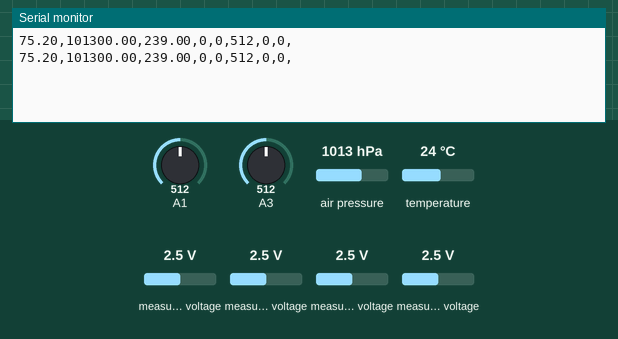
Recording of a sketch running on a simulated Arduino Uno, built with avr-gcc and run on an emulated ATmega328P. On the bench: the last lines printed to the serial monitor. The test bench sets the inputs (shaded band); at power-on: air pressure 1013 hPa, A1 = 512, A3 = 512, temperature 24 °C, measured voltage 2.5 V.

Above: at 10.8 s.
10.9 s: air pressure set to 952 hPa
At 20.7 s:
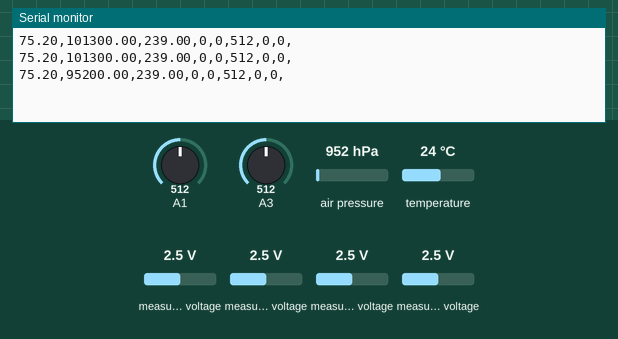
20.9 s: A1 set to 716
At 30.5 s:
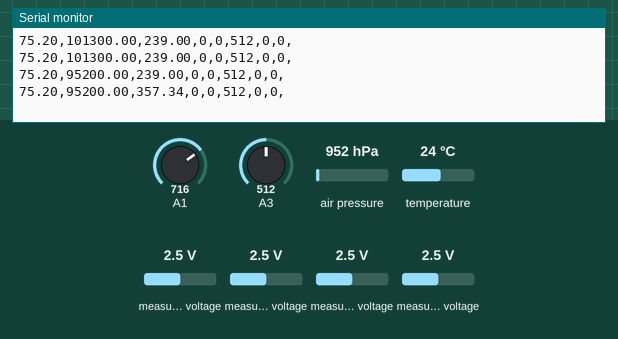
30.9 s: A3 set to 716
At 40.7 s:
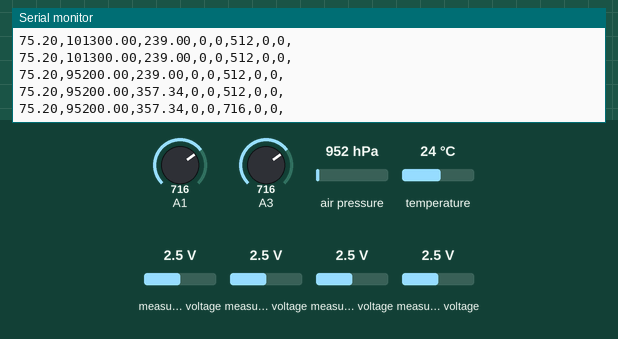
40.9 s: temperature set to 12 °C
At 50.7 s:
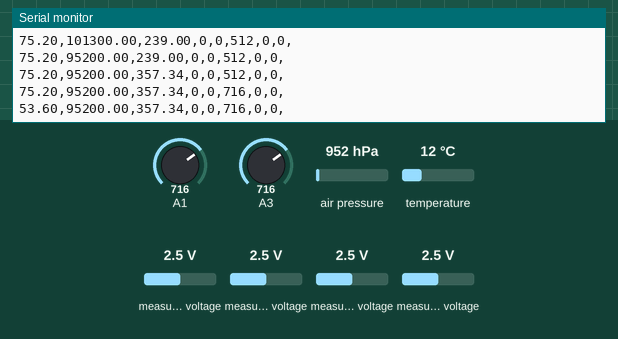
50.9 s: A1 set to 992
At 60.7 s:
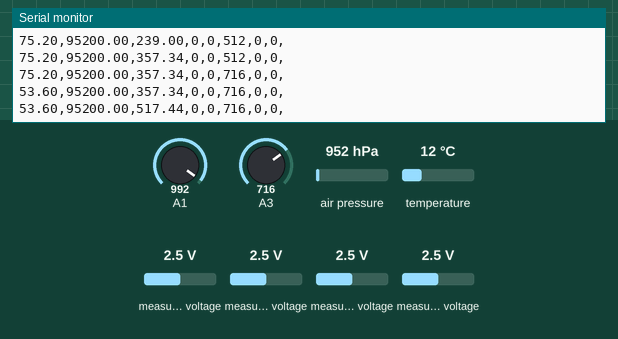
60.9 s: A3 set to 992
At 71.2 s:
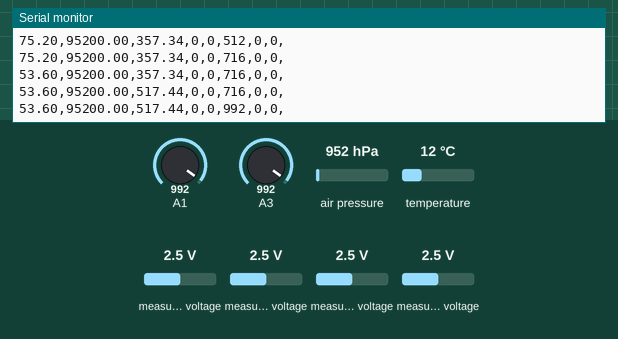
Timing chart, 0 to 71.9 s (numbered marks = the images above; inputs shaded):
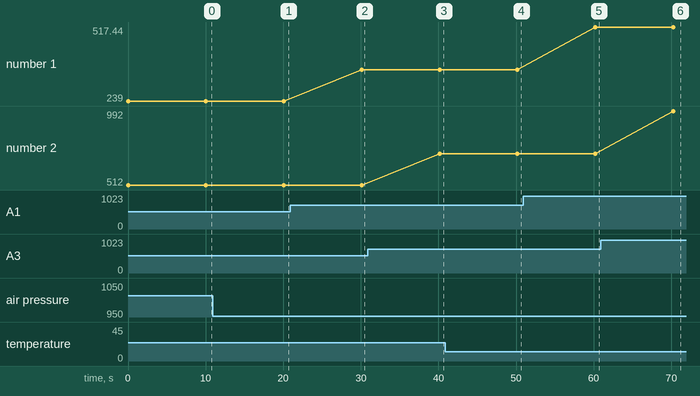

Measured:
- after the input at 10.9 s, the serial monitor: prints a new line after 9.2 s (image 1)
- after the input at 20.9 s, the serial monitor: prints a new line after 9.2 s (image 2)
- after the input at 30.9 s, the serial monitor: prints a new line after 9.3 s (image 3)
- after the input at 40.9 s, the serial monitor: prints a new line after 9.3 s (image 4)
- after the input at 50.9 s, the serial monitor: prints a new line after 9.3 s (image 5)
- after the input at 60.9 s, the serial monitor: prints a new line after 9.4 s (image 6)
- plotted number 1: 239 → 357.34 after the input at 20.9 s, 357.34 → 517.44 after the input at 50.9 s
- plotted number 2: 512 → 716 after the input at 30.9 s, 716 → 992 after the input at 60.9 s

The sketch:

sensorboard.ino
```cpp
#include <Wire.h>
#include <Adafruit_BMP280.h>
#include <Adafruit_ADS1X15.h>


Adafruit_BMP280 bmp; // I2C
Adafruit_ADS1115 ads;

void setup() {

    Serial.begin(9600);

    unsigned status = bmp.begin();
      if (!status) {

        while (1) {
        Serial.println(F("Could not find a valid BMP280 sensor, check wiring or "
                          "try a different address!"));
        }
    }

    /* Default settings from datasheet. */
    bmp.setSampling(Adafruit_BMP280::MODE_NORMAL,     /* Operating Mode. */
                    Adafruit_BMP280::SAMPLING_X2,     /* Temp. oversampling */
                    Adafruit_BMP280::SAMPLING_X16,    /* Pressure oversampling */
                    Adafruit_BMP280::FILTER_X16,      /* Filtering. */
                    Adafruit_BMP280::STANDBY_MS_500); /* Standby time. */

    if (!ads.begin()) {
      while (1) {
      Serial.println("Failed to initialize ADS.");
      }
    }
}

void loop() {
    Serial.print((bmp.readTemperature() * 9/5) + 32); // bmp280_temp_f
    Serial.print(",");

    Serial.print(bmp.readPressure()); // bmp280_press
    Serial.print(",");

    const int analogValue = analogRead(A1);
    float voltage = analogValue * (3.3 / 1024.0);
    float temperatureC = (voltage - 0.5) * 100.0;
    float temperatureF = (temperatureC * 9.0 / 5.0) + 32.0;

    Serial.print(temperatureF); // tmp36_temp_f
    Serial.print(",");

    Serial.print(ads.readADC_SingleEnded(2));  // Main
    Serial.print(",");

    Serial.print(ads.readADC_SingleEnded(3)); // Amp
    Serial.print(",");

    int usbAnalogValue = analogRead(A3); // USB
    Serial.print(usbAnalogValue);
    Serial.print(",");

    Serial.print(ads.readADC_SingleEnded(0)); // Forward
    Serial.print(",");

    Serial.print(ads.readADC_SingleEnded(1)); // Reverse
    Serial.print(",");

    Serial.println();
    delay(10000);
}
```
